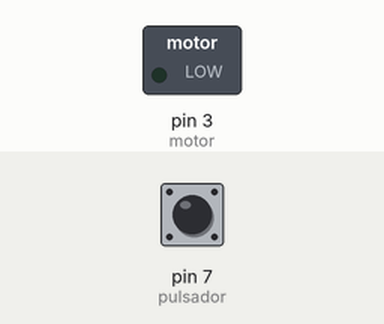
This sketch was run on a simulated Arduino Uno, built with avr-gcc and run on an emulated ATmega328P. On the bench: switched loads named in the sketch (green lamp = pin HIGH). The inputs (shaded band) are chosen by the test bench; at power-on: pin 7 (pulsador) LOW. What the sketch prints to the serial monitor is not drawn.

Above: at 1.2 s.
1.3 s: pin 7 (pulsador) pulled HIGH for 0.15 s
At 2.4 s:
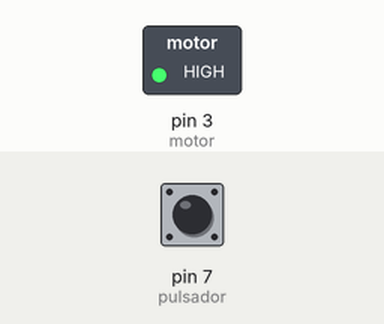
2.9 s: pin 7 (pulsador) pulled HIGH for 1 s
At 3.7 s:
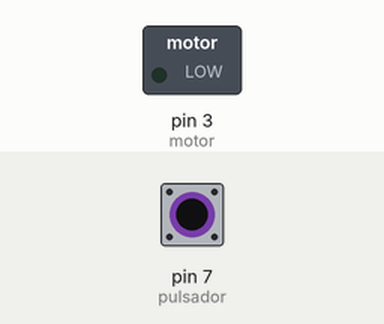
5.4 s: pin 7 (pulsador) pulled HIGH for 3.2 s
At 6.8 s:
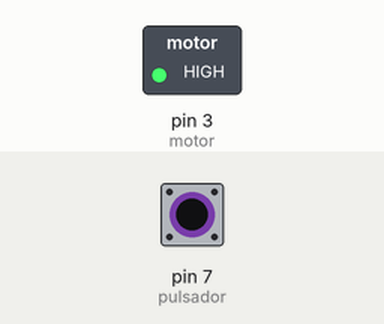
Timing chart, 0 to 8.4 s (numbered marks = the images above; inputs shaded):
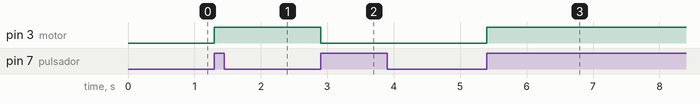

The sketch:

on_off_button1.ino
```cpp
int preState = 0;
int ledState = 0;
int pulsador = 7;
int motor = 3;
void setup()
{
  pinMode(pulsador,INPUT);
  pinMode(motor,OUTPUT);
  Serial.begin(9600);

}

void loop()
{
  int bState = digitalRead(pulsador);
  if((bState == 1) && (preState == 0)){

    if(ledState == 0){
      ledState = 1;
    }else if(ledState == 1){
      ledState = 0;
    }
  }
   digitalWrite(motor,ledState);
     Serial.print(preState);
     Serial.print(" ");
     Serial.println(bState);

     preState = bState;

}
```

Measured:
- after the input at 1.3 s, pin 3 (motor): LOW → HIGH at once
- after the input at 2.9 s, pin 3 (motor): HIGH → LOW at once
- after the input at 5.4 s, pin 3 (motor): LOW → HIGH at once
